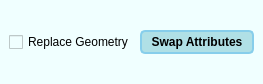
<?xml version="1.0" encoding="UTF-8"?>
<ui version="4.0">
 <class>ReplaceGeometryDockWidgetBase</class>
 <widget class="QDockWidget" name="ReplaceGeometryDockWidgetBase">
  <property name="geometry">
   <rect>
    <x>0</x>
    <y>0</y>
    <width>263</width>
    <height>84</height>
   </rect>
  </property>
  <property name="minimumSize">
   <size>
    <width>256</width>
    <height>84</height>
   </size>
  </property>
  <property name="styleSheet">
   <string notr="true">QWidget  {
    background-color: azure;
}</string>
  </property>
  <property name="windowTitle">
   <string>Replace Geometry</string>
  </property>
  <widget class="QWidget" name="dockWidgetContents">
   <layout class="QGridLayout" name="gridLayout">
    <item row="0" column="0">
     <widget class="QCheckBox" name="checkBox">
      <property name="toolTip">
       <string>&lt;html&gt;&lt;head/&gt;&lt;body&gt;&lt;p&gt;This option will delete the oldest (by fid) feature after swapping attributes.&lt;/p&gt;&lt;p&gt;Effectively this is a replace geometry function.&lt;/p&gt;&lt;p&gt;Use with caution.&lt;/p&gt;&lt;/body&gt;&lt;/html&gt;</string>
      </property>
      <property name="text">
       <string>Replace Geometry</string>
      </property>
     </widget>
    </item>
    <item row="0" column="1">
     <widget class="QPushButton" name="pushButton">
      <property name="toolTip">
       <string>Swap attributes of 2 selected features</string>
      </property>
      <property name="styleSheet">
       <string notr="true">QPushButton:hover{
	 	background-color: dodgerblue;
		font: bold;
		color: white;
}

QPushButton {
	    background-color: powderblue;
    	border-width: 2px;
	    border-color: skyblue;
	    border-style: solid;
	    border-radius: 5px;
   		padding: 3px;
    	min-width: 9ex;
    	min-height: 3.5ex;
		font: bold;
        color: black;
}

QPushButton:pressed {
		background-color: red;
		font: bold;
		color: white;
}


QPushButton:on {
        background: qlineargradient(x1 : 0, y1 : 0, x2 : 0, y2 :   1, stop :   0.0 #5AA72D,  stop :   0.5 #B3E296, stop :   0.55 #B3E296, stop :   1.0 #f5f9ff);
        padding-top: 2px;
        padding-left: 3px;
}</string>
      </property>
      <property name="text">
       <string>Swap Attributes</string>
      </property>
      <property name="icon">
       <iconset>
        <normaloff/>
       </iconset>
      </property>
      <property name="flat">
       <bool>false</bool>
      </property>
     </widget>
    </item>
   </layout>
  </widget>
 </widget>
 <resources/>
 <connections/>
</ui>
